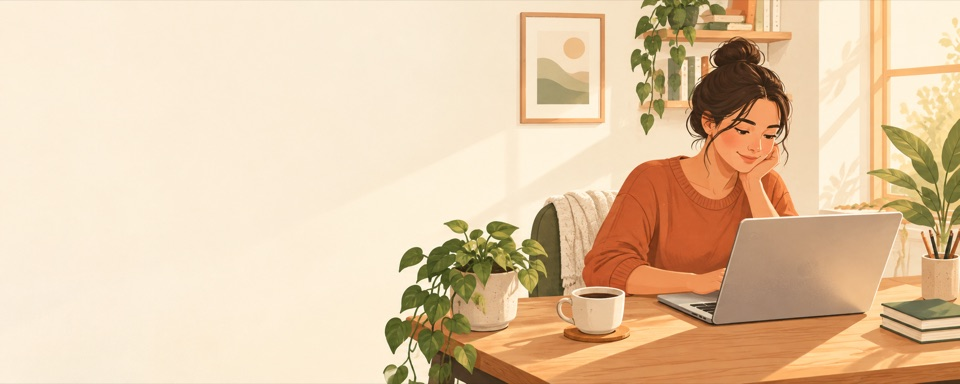
#> input picture assets/codex-image-sample-DAMm55sW.jpg, 960 x 384 px
$ python -i normalize.py   (imports and definitions only)
#> lines starting #> are read from the running program, lines starting #| are printed output that depends on the picture
"""把 Codex 產出的圖鎖回專案色票，並自動裁切、置中、輸出正方形 PNG。

生成模型的顏色一定會漂移，所以不信任它的 RGB，只信任它的形狀：
把每個不透明像素吸附到最接近的專案色票，alpha 保留原本的邊緣過渡。
"""

import sys
from PIL import Image

# 兩組色票，key 的意義一致、值相反：
#   paper = 主線稿的顏色      ink = 內部填色的顏色
# 選哪一組看素材最後要放在哪裡，不是看簡報主題是深是亮。
#
# DARK_TOKENS —— 素材放在深色底板上（**現有 12 個素材走這條**）
#   奶白線稿配近黑填色。亮色主題下 SlideBodyView 會在素材底下墊一塊 bg-paper
#   的近黑底板（title 版型 420px 畫框、assets 版型 176px 內層底板），
#   所以生成圖仍然是壓在深色上，用這一組。
#
# ⚠ 這組值「不等於」theme.css 的 --color-icon-*（那組記錄的是既有 12 個素材檔案
#   裡實際有的顏色：#F7F2E7 / #121A21 / #FF6B5A / #C8F04B / #42D7C2）。
#   兩組差一階，接近到吸附後不會出事，但新素材要跟現有的並排展示時，
#   建議用第三個參數指定色票或直接改這裡，不要假設它會吸到 icon token。
DARK_TOKENS = {
    "paper": (244, 240, 230),
    "acid": (246, 255, 112),
    "coral": (255, 117, 87),
    "teal": (97, 232, 210),
    "blue": (120, 167, 255),
    "violet": (181, 140, 255),
    "amber": (255, 179, 71),
    "ink": (10, 10, 9),
}

# LIGHT_TOKENS —— 素材直接放在紙面上，不墊底板（新素材可以走這條）
#   深墨線稿配紙色填色，值全部取自現在的 theme.css。
#   深墨主線稿對 panel 16.22:1、對 ink 14.59:1、對 ink-soft 13.08:1，
#   三個亮色表面都站得住，所以不需要底板。
#
# ⚠ 用這組產的素材「不能」跟現有 12 個並排：一個是深底板上的奶白線稿、
#   一個是紙面上的深墨線稿，放在同一面素材牆會像兩套系統。
#   要嘛整批換掉，要嘛就繼續用 DARK_TOKENS。
LIGHT_TOKENS = {
    "paper": (33, 31, 25),      # --color-paper  #211F19 主線稿
    "acid": (159, 37, 123),     # --color-acid   #9F257B
    "coral": (136, 58, 32),     # --color-coral  #883A20
    "teal": (9, 92, 90),        # --color-teal   #095C5A
    "blue": (42, 55, 150),      # --color-blue   #2A3796
    "violet": (108, 50, 151),   # --color-violet #6C3297
    "amber": (94, 68, 16),      # --color-amber  #5E4410
    "lime": (18, 102, 37),      # --color-lime   #126625
    "ink": (255, 253, 249),     # --color-panel  #FFFDF9 內部填色（紙色）
}

TOKENS = DARK_TOKENS

# 預設是 favicon 標記用的四色。多色插畫要自己指定，尤其是有深色填充的圖 —
# 少了 ink，near-black 的區塊會被吸到最接近的亮色，整張圖會爛掉。
DEFAULT_TOKENS = ("paper", "acid", "coral", "teal")

ALPHA_FLOOR = 8       # 低於此值視為完全透明，不參與吸色
PAD_RATIO = 0.10      # 主體四周留白比例
OUT_SIZE = 512


def build_palette(names, tokens=TOKENS):
    unknown = [name for name in names if name not in tokens]
    if unknown:
        raise SystemExit(f"未知的色票：{', '.join(unknown)}（可用：{', '.join(tokens)}）")
    return [tokens[name] for name in names]


def nearest(rgb, palette):
    return min(
        palette,
        key=lambda p: (p[0] - rgb[0]) ** 2 + (p[1] - rgb[1]) ** 2 + (p[2] - rgb[2]) ** 2,
    )


def main(src, dst, token_names=DEFAULT_TOKENS, tokens=TOKENS):
#> called with dst = 'out.png', token_names = ('paper', 'acid', 'coral', 'teal')
    palette = build_palette(token_names, tokens)
    img = Image.open(src).convert("RGBA")
    px = img.load()
    w, h = img.size
#> w = 960; h = 384

    snapped = {}
    for y in range(h):
        for x in range(w):
            r, g, b, a = px[x, y]
            if a < ALPHA_FLOOR:
                px[x, y] = (0, 0, 0, 0)
                continue
            key = (r, g, b)
            if key not in snapped:
                snapped[key] = nearest(key, palette)
            nr, ng, nb = snapped[key]
            px[x, y] = (nr, ng, nb, a)
#> after the loop, snapped = 48419 items

    box = img.getbbox()
#> box = (0, 0, 960, 384)
    if box is None:
        raise SystemExit("圖片全透明，沒有可裁切的主體")
    subject = img.crop(box)
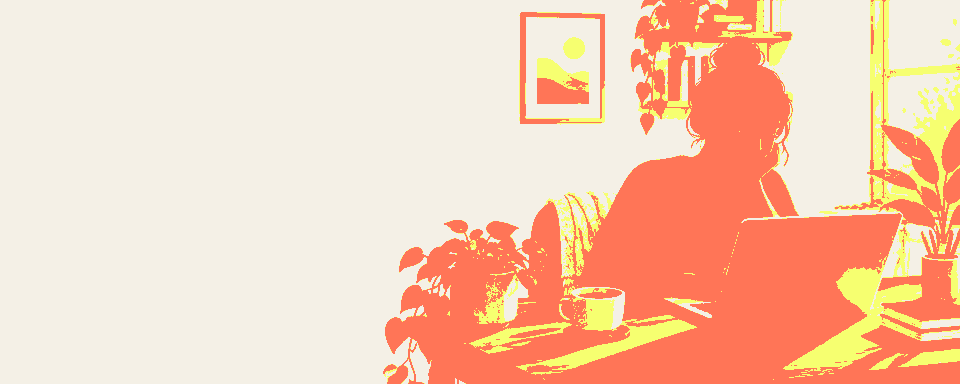
#> subject: PIL image 960x384 RGBA; mean R, G, B, A 247.3, 205.8, 180.7, 255

    side = max(subject.size)
#> side = 960
    canvas_side = int(side * (1 + PAD_RATIO * 2))
#> canvas_side = 1152
    canvas = Image.new("RGBA", (canvas_side, canvas_side), (0, 0, 0, 0))
#> canvas: PIL image 1152x1152 RGBA; every value is 0
    canvas.paste(
        subject,
        ((canvas_side - subject.width) // 2, (canvas_side - subject.height) // 2),
    )
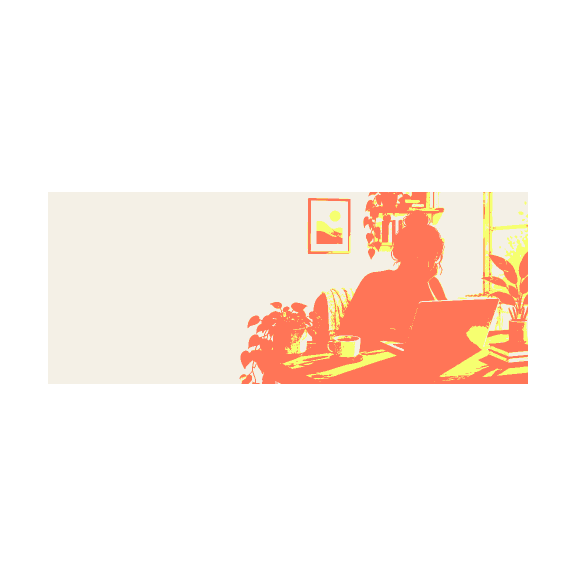
#> canvas: PIL image 1152x1152 RGBA (shown at 1/2 size); mean R, G, B, A 68.7, 57.2, 50.2, 70.8; transparent parts drawn white

    canvas.resize((OUT_SIZE, OUT_SIZE), Image.LANCZOS).save(dst)
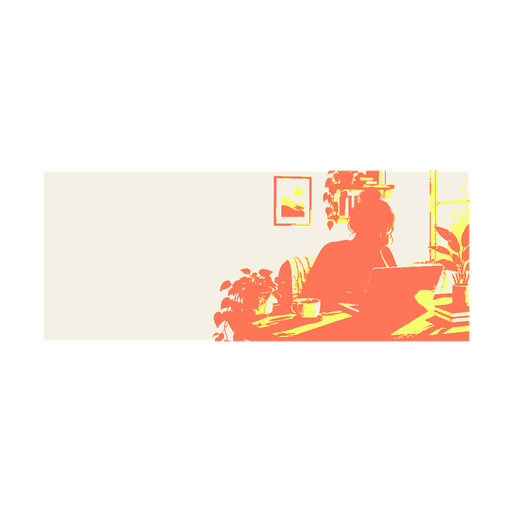
#> saved as out.png: PIL image 512x512 RGBA; mean R, G, B, A 70.6, 58.8, 51.5, 70.8; transparent parts drawn white

    print(f"原始 {w}×{h} → 主體 {subject.size[0]}×{subject.size[1]} → 輸出 {OUT_SIZE}×{OUT_SIZE}")
#| 原始 960×384 → 主體 960×384 → 輸出 512×512
    which = "LIGHT" if tokens is LIGHT_TOKENS else "DARK"
    print(f"吸附了 {len(snapped)} 種原始顏色到 {which} 色票的 {len(palette)} 色：{', '.join(token_names)}")
#| 吸附了 48419 種原始顏色到 DARK 色票的 4 色：paper, acid, coral, teal


# [11 lines not run here, left out]

>>> result = main('../../../../assets/codex-image-sample-DAMm55sW.jpg', 'out.png')

$ run again, on assets/custom-cost-BBv4D9pJ.png
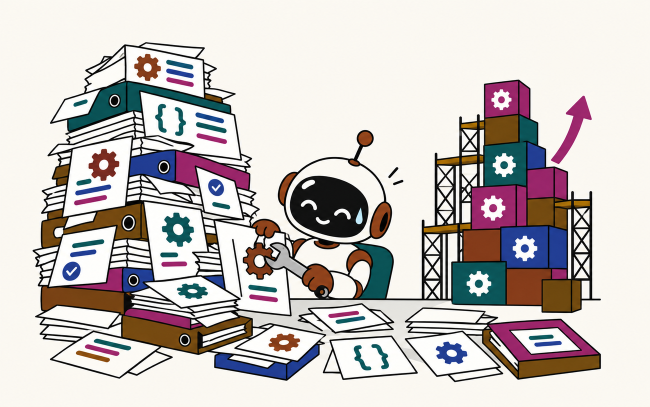
#> input picture assets/custom-cost-BBv4D9pJ.png, 1300 x 813 px (shown at 1/2 size)
#> after the loop in main, `for y in range(h):`: snapped = 56441 items
#> box = (0, 0, 1300, 813)
#> in main, `subject = img.crop(box)`:
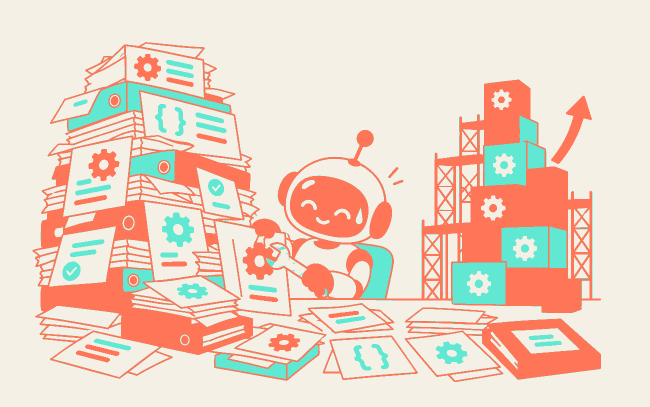
#> subject: PIL image 1300x813 RGBA (shown at 1/2 size); mean R, G, B, A 236.2, 214.8, 200, 255
#> in main, `canvas.resize((OUT_SIZE, OUT_SIZE), Image.LANCZOS).save(dst)`:
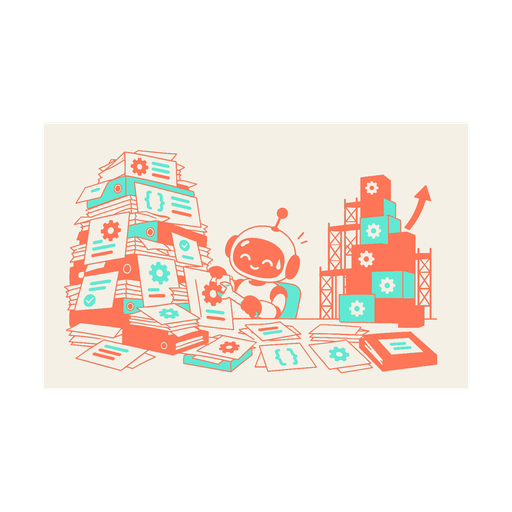
#> saved as out.png: PIL image 512x512 RGBA; mean R, G, B, A 104.7, 95.5, 88.9, 110.7; transparent parts drawn white
#| 原始 1300×813 → 主體 1300×813 → 輸出 512×512
#| 吸附了 56441 種原始顏色到 DARK 色票的 4 色：paper, acid, coral, teal

$ run again, on assets/general-handoff-jf3Ro4sw.png
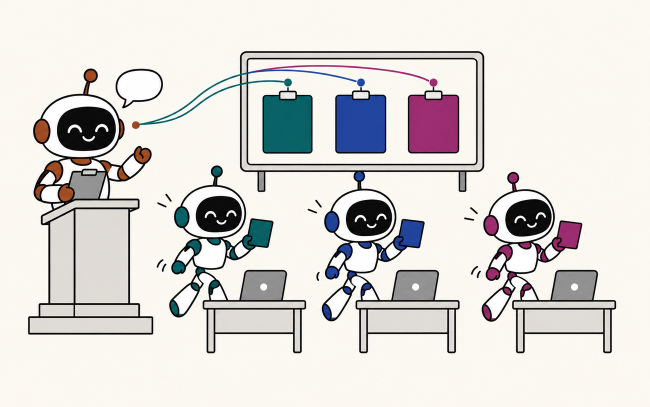
#> input picture assets/general-handoff-jf3Ro4sw.png, 1300 x 813 px (shown at 1/2 size)
#> after the loop in main, `for y in range(h):`: snapped = 30276 items
#> box = (0, 0, 1300, 813)
#> in main, `subject = img.crop(box)`:
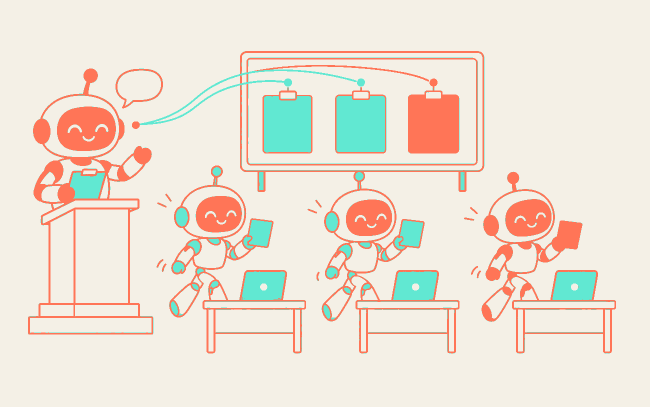
#> subject: PIL image 1300x813 RGBA (shown at 1/2 size); mean R, G, B, A 237.2, 227.5, 214.9, 255
#> in main, `canvas.resize((OUT_SIZE, OUT_SIZE), Image.LANCZOS).save(dst)`:
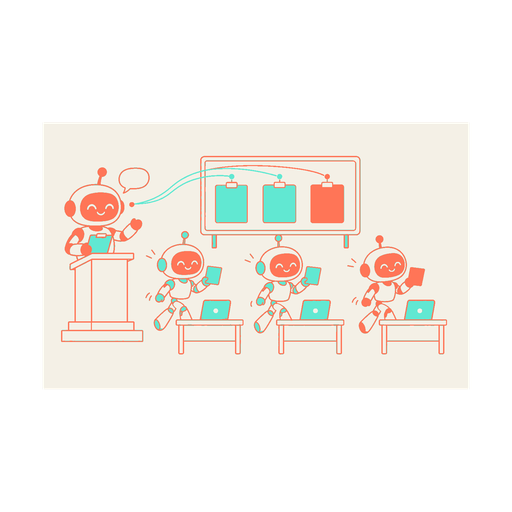
#> saved as out.png: PIL image 512x512 RGBA; mean R, G, B, A 105.2, 101, 95.4, 110.7; transparent parts drawn white
#| 原始 1300×813 → 主體 1300×813 → 輸出 512×512
#| 吸附了 30276 種原始顏色到 DARK 色票的 4 色：paper, acid, coral, teal
